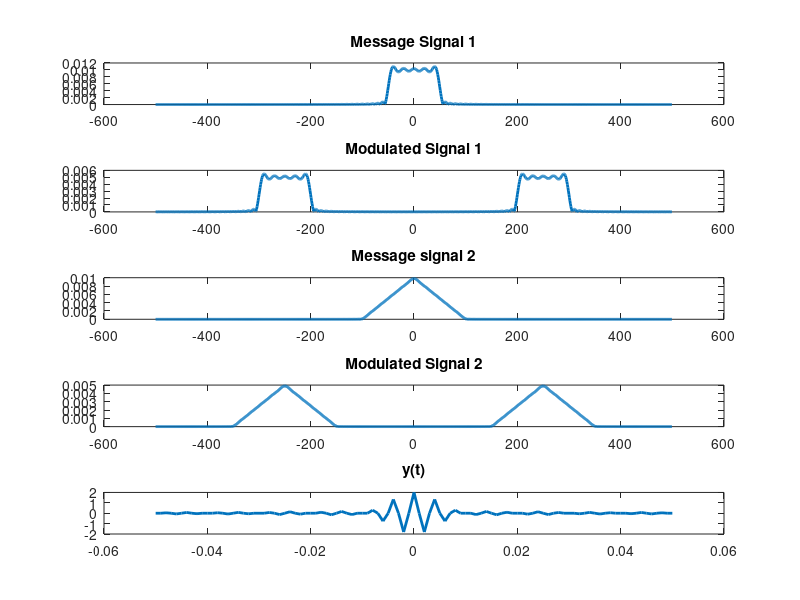

The MATLAB script that drew this image:
clear all;
close all;
clc;
% message signal and carrier signal generation
to = 0.1;
ts = 0.001;
fc1 = 250;
fs = 1/ts;
t = -to/2:ts:to/2;
m1 = sinc(100*t);
c1 = cos(2*pi*fc1*t);
to = 0.1;
ts = 0.001;
fc2 = 750;
fs = 1/ts;
t = -to/2:ts:to/2;
m2 = (sinc(100*t)).^2;
c2 = cos(2*pi*fc2*t);
% Modulation
u1 = m1.*c1;
N1 = 1024;
M1 = fft(m1, N1);
M1 = M1/fs;
U1 = fft(u1, N1);
U1 = U1/fs;
% Visualizing modulated spectrum
fn1 = [0:1/N1:1-1/N1]*fs-fs/2;
figure(1)
subplot(511), plot(fn1, abs(fftshift(M1)), 'Linewidth', 2);
title('Message Signal 1');
subplot(512), plot(fn1, abs(fftshift(U1)), 'Linewidth', 2);
title('Modulated Signal 1');
u2 = m2.*c2;
N2 = 1024;
M2 = fft(m2, N2);
M2 = M2/fs;
U2 = fft(u2, N2);
U2 = U2/fs;
% Visualizing modulated spectrum
fn2 = [0:1/N2:1-1/N2]*fs-fs/2;
figure(1)
subplot(513), plot(fn2, abs(fftshift(M2)), 'Linewidth', 2);
title('Message signal 2');
subplot(514), plot(fn2, abs(fftshift(U2)), 'Linewidth', 2);
title('Modulated Signal 2');
y = u1+u2;
subplot(515), plot(t,y, 'Linewidth', 2);
title('y(t)');
